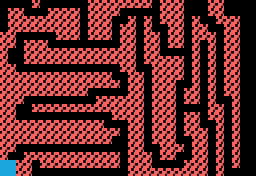

Below is a game level as drawn by its tile map, then a one-line description and the .tmx file that defines it, in full:
An orthogonal 32x22 tile map with 8x8 px tiles, 1 tile layer (Capa de patrones 1).

<map version="1.2" tiledversion="2019.12.11" orientation="orthogonal" renderorder="right-down" compressionlevel="0" width="32" height="22" tilewidth="8" tileheight="8" infinite="0" nextlayerid="2" nextobjectid="1">
 <tileset firstgid="1" source="../tileset.tsx" />
 <layer id="1" name="Capa de patrones 1" width="32" height="22">
  <data encoding="csv">
0,0,0,0,2,0,0,0,0,0,0,2,2,2,2,2,2,2,2,0,2,2,2,0,0,0,2,2,0,0,0,0,
0,2,2,0,0,0,2,2,2,2,0,2,2,2,2,0,0,0,0,0,2,2,2,0,0,0,2,2,0,0,0,0,
0,2,2,2,2,2,2,2,2,2,0,2,2,2,0,0,2,0,2,0,2,2,2,0,2,0,0,2,2,2,0,0,
0,2,2,2,2,2,2,2,2,2,0,2,2,2,0,2,2,0,2,0,0,2,2,0,2,2,0,0,2,2,0,0,
2,2,0,0,0,0,0,2,2,2,0,2,2,2,0,2,2,0,2,2,0,2,2,0,2,2,2,0,2,2,0,0,
2,2,0,2,2,2,0,0,0,0,0,0,0,0,0,2,2,0,2,2,0,2,2,0,2,0,2,0,2,2,0,0,
2,0,0,2,2,2,2,2,2,2,2,2,2,2,2,2,2,0,2,2,0,0,0,0,2,0,2,0,2,2,0,0,
2,0,0,2,2,2,2,2,2,2,2,2,2,2,2,2,2,0,2,2,2,2,2,0,2,0,2,0,2,2,0,0,
2,2,0,0,0,0,0,0,0,0,0,0,0,0,0,2,2,0,0,2,2,2,2,0,2,0,2,0,2,2,0,0,
2,2,2,2,2,2,2,2,2,2,2,2,2,2,0,0,2,2,0,2,2,2,2,0,2,0,2,0,2,2,0,0,
2,2,2,2,2,2,2,2,2,2,2,2,2,2,2,0,2,2,0,2,2,2,0,0,2,0,2,0,2,2,0,0,
2,2,2,2,2,2,2,2,2,2,2,0,0,0,0,0,2,2,0,2,2,2,0,2,2,0,2,0,2,2,0,0,
2,2,2,0,0,0,0,0,0,0,0,0,2,2,2,2,2,2,0,2,2,2,0,2,2,0,2,0,0,2,0,0,
2,2,0,0,2,2,2,2,2,2,2,2,2,2,2,2,2,2,0,2,2,2,0,0,0,0,2,2,0,2,0,0,
2,2,0,0,0,0,0,0,0,0,0,0,0,0,2,2,2,2,0,2,2,2,0,2,2,0,2,2,0,2,0,0,
2,2,2,2,2,2,2,2,2,2,2,2,2,0,0,0,2,2,0,2,2,2,0,2,2,0,0,2,0,2,0,0,
2,2,2,2,2,2,2,2,2,2,2,2,2,2,2,0,2,2,0,2,2,2,0,2,2,2,0,2,0,2,0,0,
2,2,2,2,2,2,2,2,2,2,2,2,2,2,0,0,2,2,0,2,2,2,0,0,2,2,0,2,0,2,0,0,
2,2,0,0,0,0,0,0,0,0,0,0,0,0,0,0,2,2,0,0,2,2,2,0,2,2,0,2,0,2,0,0,
2,0,0,2,2,2,2,2,2,2,2,2,2,2,2,0,2,2,2,0,2,2,0,0,2,2,0,2,0,2,0,0,
4,4,2,2,0,2,2,2,2,2,2,2,2,2,2,0,2,2,2,0,0,0,0,2,2,2,0,2,0,2,0,0,
4,4,2,2,0,0,0,0,0,0,0,0,0,0,0,0,2,2,2,2,2,2,2,2,2,2,0,2,0,0,0,0
</data>
 </layer>
</map>
